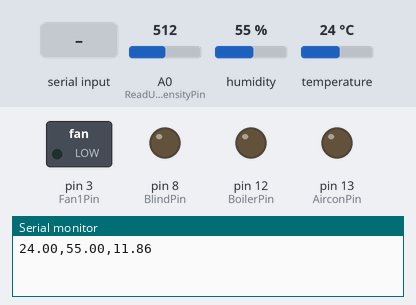
Bench run of a sketch on a simulated Arduino Uno, built with avr-gcc and run on an emulated ATmega328P. Parts: switched loads named in the sketch (green lamp = pin HIGH), output pins drawn as LEDs (lit = HIGH), the last lines printed to the serial monitor. The test bench sets the inputs (shaded band); at power-on: A0 (ReadUVintensityPin) = 512, humidity 55 %, temperature 24 °C.

Above: at 1.2 s.
1.3 s: "2" received over Serial
At 3.8 s:
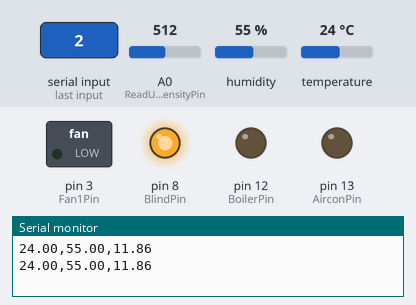
4.5 s: "5" received over Serial
At 6.3 s:
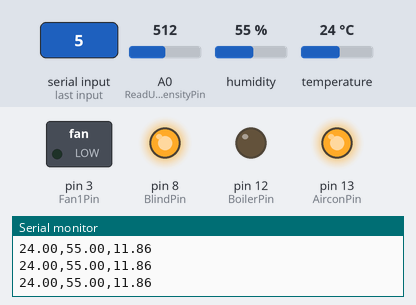
7.5 s: "3" received over Serial
At 10.1 s:
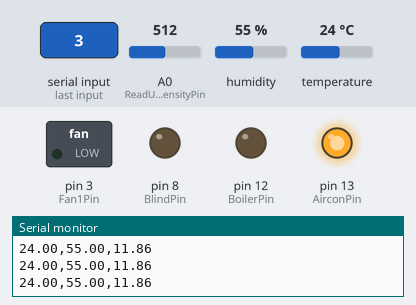
10.5 s: "7" received over Serial
At 12.6 s:
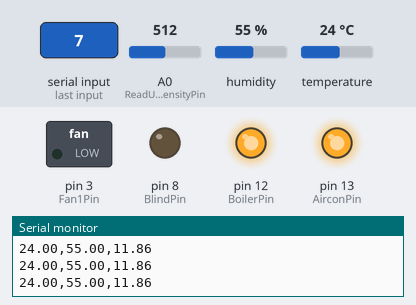
13.5 s: "4" received over Serial
At 16.2 s:
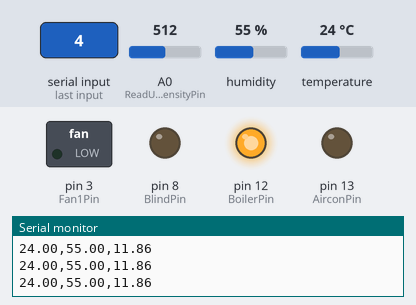
16.5 s: "9" received over Serial
At 19.0 s:
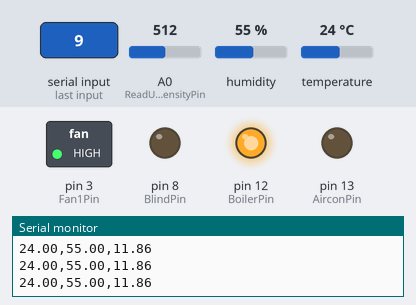
Timing chart, 0 to 20.5 s (numbered marks = the images above; inputs shaded):
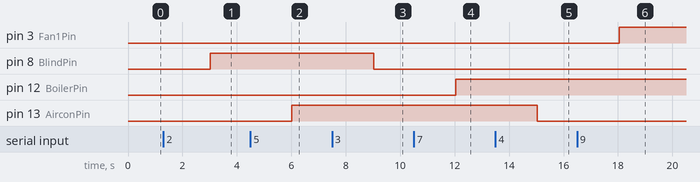

The sketch:

TempHumid.ino
```cpp
#include <DHT.h>
#include <DHT_U.h>

#define TEMP 2
#define DHTTYPE DHT22

int BlindPin = 8;
int AirconPin = 13;
int BoilerPin = 12;
int ReadUVintensityPin = A0;
int Fan1Pin = 3;
char AValue;

DHT temp(TEMP, DHTTYPE);

void setup() {
  temp.begin();
  Serial.begin(9600);

  pinMode(AirconPin, OUTPUT);
  pinMode(BoilerPin, OUTPUT);
  pinMode(ReadUVintensityPin, INPUT);
  pinMode(BlindPin, OUTPUT);
  pinMode(Fan1Pin,OUTPUT);
}

void loop() {

  float t = temp.readTemperature();
  float h = temp.readHumidity();

  int uvLevel = averageAnalogRead(ReadUVintensityPin);
  float outputVoltage = 5.0 * uvLevel/1024;
  float uvIntensity = mapfloat(outputVoltage, 0.99, 2.9, 0.0, 15.0);

    if(Serial.available())
  {
    AValue = Serial.read();
    {
      if ( AValue == '3')       // 블라인드
      {
        digitalWrite(BlindPin,LOW);
      }
      else if ( AValue == '2')
      {
        digitalWrite(BlindPin,HIGH);
      }
      else if ( AValue == '5')       // 에어컨
      {
        digitalWrite(AirconPin,HIGH);
      }
      else if ( AValue == '4')
      {
        digitalWrite(AirconPin,LOW);
      }
      else if ( AValue == '7')  // 보일러
      {
        digitalWrite(BoilerPin,HIGH);
      }
      else if ( AValue == '6')
      {
        digitalWrite(BoilerPin,LOW);
      }
      else if ( AValue == '9')  // 환풍기1
      {
        digitalWrite(Fan1Pin,HIGH);
      }
      else if ( AValue == '8')
      {
        digitalWrite(Fan1Pin,LOW);
      }

      else if ( AValue == 'x')  // 전체종료
      {
        digitalWrite(AirconPin,LOW);
        digitalWrite(BoilerPin,LOW);
        digitalWrite(Fan1Pin,LOW);
      }
    }
  }

  Serial.print(t); // 온도
  Serial.print(",");
  Serial.print(h);  // 습도
  Serial.print(",");
  Serial.println(uvIntensity); // 자외선
  //Serial.print(",");
  //Serial.println(d);
  delay(3000);

}

int averageAnalogRead(int pinToRead)
{
  byte numberOfReadings = 8;
  unsigned int runningValue = 0;

  for(int x = 0 ; x < numberOfReadings ; x++)
    runningValue += analogRead(pinToRead);
  runningValue /= numberOfReadings;

  return(runningValue);

}
float mapfloat(float x, float in_min, float in_max, float out_min, float out_max)
{
  return ((x - in_min) * (out_max - out_min) / (in_max - in_min) + out_min);
}
```

Measured:
- after the input at 1.3 s, pin 8 (BlindPin): LOW → HIGH after 1.7 s
- after the input at 4.5 s, pin 13 (AirconPin): LOW → HIGH after 1.5 s
- after the input at 7.5 s, pin 8 (BlindPin): HIGH → LOW after 1.5 s
- after the input at 10.5 s, pin 12 (BoilerPin): LOW → HIGH after 1.5 s
- after the input at 13.5 s, pin 13 (AirconPin): HIGH → LOW after 1.5 s
- after the input at 16.5 s, pin 3 (Fan1Pin): LOW → HIGH after 1.6 s
